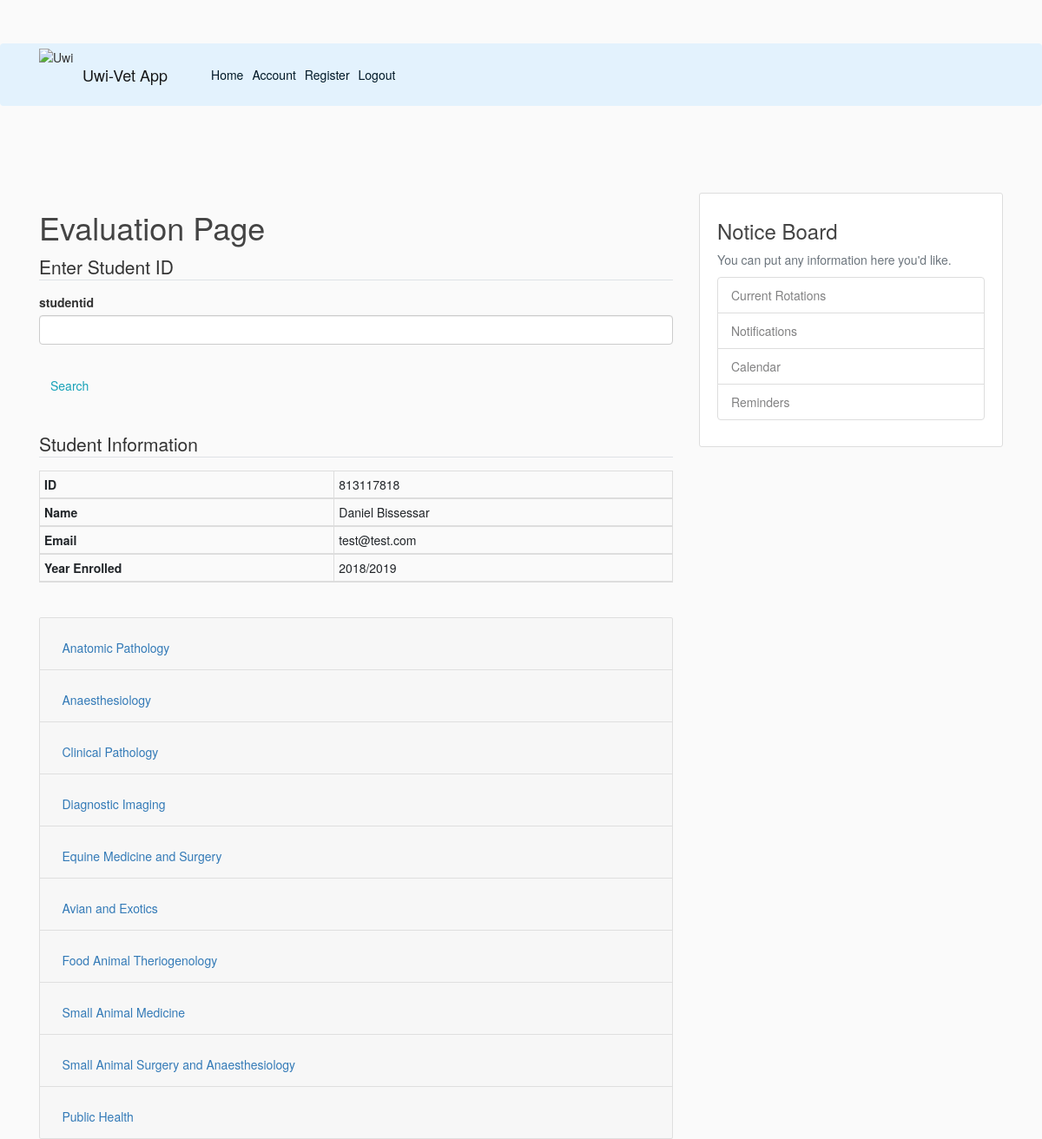
The app's page /comp_rec2/813117818 (signed in) with its own data.
### flaskblog/models.py (models this page shows, shortened)
class Student(db.Model):
    id = db.Column(db.Integer, primary_key = True, autoincrement=True)
    studentid = db.Column(db.String(100),nullable=False)
    name = db.Column(db.String(100),nullable=False)
    date_enrolled = db.Column(db.String(100),nullable=False)#(db.DateTime, nullable=False, default=datetime.utcnow)
    email = db.Column(db.String(100),nullable=False)

### flaskblog/routes.py (the view)
@app.route("/comp_rec2/<string:student_id>", methods=['GET', 'POST'])
@login_required
def comp_rec2(student_id): #searching comp_rec for a student's record
    form = SearchbyIDForm()
    count = 0
    records= Competancy_rec.query.filter_by(student_id=student_id).all()
    student= Student.query.filter_by(studentid=student_id).first()
    return render_template('evaluate.html', title="Evaluate Student", records=records, form=form, student=student, count=count)

### flaskblog/forms.py
class SearchbyIDForm(FlaskForm):
    studentid = StringField('studentid', validators=[DataRequired()])
    submit = SubmitField('Search')

### flaskblog/models.py (called while the page is built)
@login_manager.user_loader
def load_user(user_id):
    return User2.query.get(int(user_id))

### flaskblog/templates/evaluate.html (shortened to what this page needs)
{% extends "layout.html" %}
{% block content%}
    <h1>Evaluation Page</h1>
    <form id="search" method="POST" action="">
        <fieldset class="form-group">
            <legend class="border-bottom mb-4">Enter Student ID</legend>
            <div class="form-group">
                {{ form.studentid.label(class="form-control-label") }}
                {% if form.studentid.errors %}
                    {{ form.studentid(class="form-control form-control-lg is-invalid") }}
                    <div class="invalid-feedback">
                        {% for errors in form.studentid.errors %}
                            <span>{{ errors }}</span>
                        {% endfor %}
                    </div>
                {% else %}
                    {{ form.studentid(class="form-control form-control-lg") }}
                {% endif %}
            </div>
        </fieldset>
        <div class="form-group">
            {{ form.submit(class="btn btn-outline-info") }}
        </div>
    </form>
    <br>
    {%  if student %}
    <div class="content section">
        <div id="studentinfo">
            <legend class="border-bottom mb-4">Student Information</legend>
            <table class="table table-bordered table-condensed">
                <thead>
                <tr>
                    <th>ID</th>
                    <td id="ID">{{student.studentid}}</td>
                </tr>
                <tr>
                    <th>Name</th>
                    <td id="Name">{{student.name}}</td>
                </tr>
                <tr>
                    <th>Email</th>
                    <td id="Email">{{student.email}}</td>
                </tr>
                <tr>
                    <th>Year Enrolled</th>
                    <td id="Date_enrolled">{{student.date_enrolled}}</td>
                </tr>
                </thead>
            </table>
        </div>
    </div>
    {% endif %}
    <br>
    <div class="content section">
                <div class="accordion" id="accordionExample">
                    {% if current_user.rotation1 == "All" or current_user.rotation1 == "Anatomic Pathology" or current_user.rotation2 == "Anatomic Pathology" %}
                    <div class="card">
                        <div class="card-header" id="headingOne">
                        <h5 class="mb-0">
                            <button class="btn btn-link collapsed" type="button" data-toggle="collapse" data-target="#collapseOne" aria-expanded="true" aria-controls="collapseOne">
                                Anatomic Pathology
                            </button>
                        </h5>
                        </div>
                    </div>
                    {% endif %}
                    {% if current_user.rotation1 == "All" or current_user.rotation1 == "Anaesthesiology" or current_user.rotation2 == "Anaesthesiology" %}
                    <div class="card">
                        <div class="card-header" id="headingTwo">
                        <h5 class="mb-0">
                            <button class="btn btn-link collapsed" type="button" data-toggle="collapse" data-target="#collapseTwo" aria-expanded="false" aria-controls="collapseTwo">
                                Anaesthesiology
                            </button>
                        </h5>
                        </div>
                    </div>
                    {% endif %}
                    {% if current_user.rotation1 == "All" or current_user.rotation1 == "Clinical Pathology" or current_user.rotation2 == "Clinical Pathology" %}
                    <div class="card">
                        <div class="card-header" id="headingThree">
                        <h5 class="mb-0">
                            <button class="btn btn-link collapsed" type="button" data-toggle="collapse" data-target="#collapseThree" aria-expanded="false" aria-controls="collapseThree">
                                Clinical Pathology
                            </button>
                        </h5>
                        </div>
                    </div>
                    {% endif %}
                    {% if current_user.rotation1 == "All" or current_user.rotation1 == "Diagnostic Imaging" or current_user.rotation2 == "Diagnostic Imaging" %}
                    <div class="card">
                        <div class="card-header" id="headingFour">
                        <h5 class="mb-0">
                            <button class="btn btn-link collapsed" type="button" data-toggle="collapse" data-target="#collapseFour" aria-expanded="false" aria-controls="collapseFour">
                                Diagnostic Imaging
                            </button>
                        </h5>
                        </div>
                    </div>
                    {% endif %}
                    {% if current_user.rotation1 == "All" or current_user.rotation1 == "Equine Medicine and Surgery" or current_user.rotation2 == "Equine Medicine and Surgery" %}
                    <div class="card">
                        <div class="card-header" id="headingFive">
                        <h5 class="mb-0">
                            <button class="btn btn-link collapsed" type="button" data-toggle="collapse" data-target="#collapseFive" aria-expanded="false" aria-controls="collapseFive">
                                Equine Medicine and Surgery
                            </button>
                        </h5>
                        </div>
                    </div>
                    {% endif %}
                    {% if current_user.rotation1 == "All" or current_user.rotation1 == "Avion and Exotics" or current_user.rotation2 == "Avion and Exotics" %}
                    <div class="card">
                        <div class="card-header" id="headingSix">
                        <h5 class="mb-0">
                            <button class="btn btn-link collapsed" type="button" data-toggle="collapse" data-target="#collapseSix" aria-expanded="false" aria-controls="collapseSix">
                                Avian and Exotics
                            </button>
                        </h5>
                        </div>
                    </div>
                    {% endif %}
                    {% if current_user.rotation1 == "All" or current_user.rotation1 == "Food Animal Theriogenology" or current_user.rotation2 == "Food Animal Theriogenology" %}
                    <div class="card">
                        <div class="card-header" id="headingSeven">
                        <h5 class="mb-0">
                            <button class="btn btn-link collapsed" type="button" data-toggle="collapse" data-target="#collapseSeven" aria-expanded="false" aria-controls="collapseSeven">
                                Food Animal Theriogenology
                            </button>
                        </h5>
                        </div>
                    </div>
                    {% endif %}
                    {% if current_user.rotation1 == "All" or current_user.rotation1 == "Small Animal Medicine" or current_user.rotation2 == "Small Animal Medicine" %}
                    <div class="card">
                        <div class="card-header" id="headingEight">
                        <h5 class="mb-0">
                            <button class="btn btn-link collapsed" type="button" data-toggle="collapse" data-target="#collapseEight" aria-expanded="false" aria-controls="collapseEight">
                                Small Animal Medicine
                            </button>
                        </h5>
                        </div>
                    </div>
                    {% endif %}
                    {% if current_user.rotation1 == "All" or current_user.rotation1 == "Small Animal Surgery and Anaesthesiology" or current_user.rotation2 == "Small Animal Surgery and Anaesthesiology" %}
                    <div class="card">
                        <div class="card-header" id="headingNine">
                        <h5 class="mb-0">
                            <button class="btn btn-link collapsed" type="button" data-toggle="collapse" data-target="#collapseNine" aria-expanded="false" aria-controls="collapseNine">
                                Small Animal Surgery and Anaesthesiology
                            </button>
                        </h5>
                        </div>
                    </div>
                    {% endif %}
                    {% if current_user.rotation1 == "All" or current_user.rotation1 == "Public Health" or current_user.rotation2 == "Public Health" %}
                    <div class="card">
                        <div class="card-header" id="headingTen">
                        <h5 class="mb-0">
                            <button class="btn btn-link collapsed" type="button" data-toggle="collapse" data-target="#collapseTen" aria-expanded="false" aria-controls="collapseTen">
                                Public Health
                            </button>
                        </h5>
                        </div>
                    </div>
                    {% endif %}
                </div>
    </div>
{% endblock content %}

### flaskblog/static/main.css (style rules this page uses)
body { background: #fafafa; color: #333333; margin-top: 5rem; }
h1, h2, h3, h4, h5, h6 { color: #444444; }

### records on screen
Student: studentid "813117818", name "Daniel Bissessar", email "test@test.com", date_enrolled "2018/2019"
